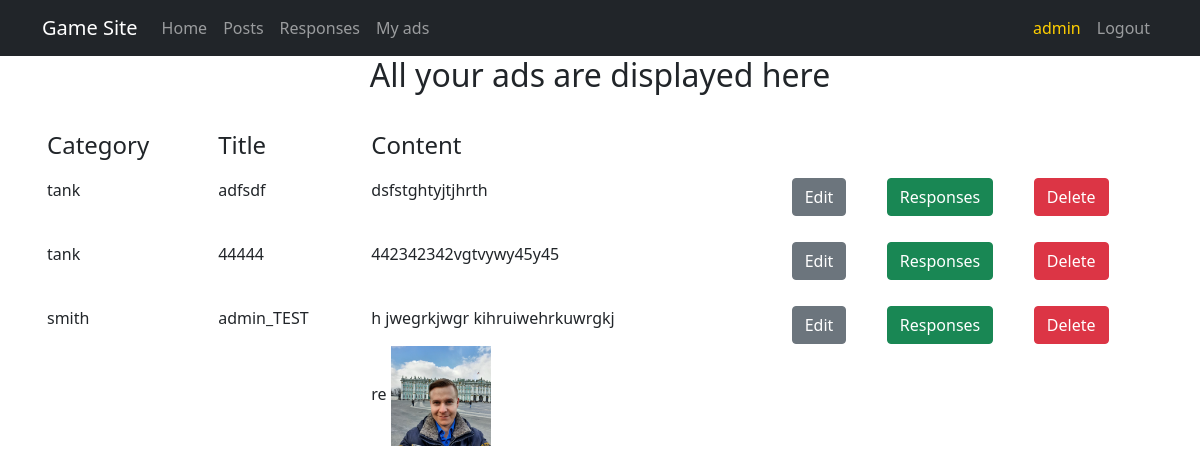
The page /profile/user_posts/ (signed in) on the database its author committed.
### ads/models.py (models this page shows, shortened)
class Post(models.Model):
    TYPE = (
        ('tank', 'Tanks'),
        ('heal', 'Heals'),
        ('dd', 'DD'),
        ('buyers', 'Merchants'),
        ('gildmaster', 'Gildmasters'),
        ('quest', 'Quest'),
        ('smith', 'Blacksmiths'),
        ('tanner', 'Tanners'),
        ('potion', 'Potions'),
        ('spellmaster', 'Spell masters'),
    )
    author = models.ForeignKey(User, on_delete=models.CASCADE, default=None, blank=True)
    title = models.CharField(max_length=64, unique=True)
    category = models.CharField(max_length=16, choices=TYPE, default='tank')
    content = RichTextUploadingField(blank=True, null=True)

### profile/views.py (the view)
# urls.py: path('user_posts/', UsersPostsView.as_view(), name='users_posts'),
class UsersPostsView(ListView):
    model = Post
    template_name = 'profile/user_posts.html'
    context_object_name = 'posts'
    ordering = ['-id']

### templates/profile/user_posts.html (shortened to what this page needs)
{% extends 'index.html' %}
{% block content %}
<h2 align="center">
    All your ads are displayed here
</h2>
<br>
<table width="100%">
    <thead>
    <th>
        <h4 align="left">Category</h4>
    </th>
    <th>
        <h4 align="left">Title</h4>
    </th>
    <th>
        <h4 align="left">Content</h4>
    </th>
    </thead>
    {% for post in posts %}
    {% if post.author == request.user %}
    <tr>
        <td align="left">
            {{ post.category }}
        </td>
        <td align="left">
            {{ post.title }}
        </td>
        <td align="left">
            {{ post.content|safe }}
        </td>
        <td>
            <p style="text-align: right">
                <button type="button" class="btn btn-secondary">
                    <a href="/add_post/{{post.id}}" style="color:white">Edit</a>
                </button>
            </p>
        </td>
        <td>
        <p style="text-align: center">
            <button type="button" class="btn btn-success">
                <a href="/profile/responses_for_post/{{post.id}}" style="color:white">Responses</a>
            </button>
        </p>
        </td>
        <td>
        <p style="text-align: left">
            <button type="button" class="btn btn-danger">
                <a href="/post_delete/{{post.id}}" style="color:white">Delete</a>
            </button>
        </p>
        </td>
    </tr>
    {% endif %}
    {% endfor %}
</table>
{% endblock %}

### templates/index.html (shortened to what this page needs)
<!DOCTYPE html>
<html lang="en">
<head>
    {% load static %}
    <link href="{% static 'css/styles.css'%}" rel="stylesheet"/>
</head>
<body>
<nav class="navbar navbar-expand-lg navbar-dark bg-dark static-top">
    <div class="container">
        <a class="navbar-brand" href="#">Game Site</a>
        <div class="collapse navbar-collapse" id="navbarResponsive">
            <ul class="navbar-nav mr-auto">
                <li class="nav-item">
                    <a class="nav-link" href="/">Home</a>
                </li>
                <li class="nav-item">
                    <a class="nav-link" href="/posts/">Posts</a>
                </li>
                {% if request.user.username %}
                <li class="nav-item">
                    <a class="nav-link" href="/responses/">Responses</a>
                </li>
                <li class="nav-item">
                    <a class="nav-link" href="/profile/user_posts/">My ads</a>
                </li>
                {% endif %}
            </ul>
        </div>
        <div class="col-4 d-flex justify-content-end align-items-center">
            <ul class="nav navbar-nav navbar-right">
                {% if request.user.username %}
                <li class="nav-item">
                    <a class="nav-link" href="/profile/">
                    <font color="ffcf00">{{ request.user.username }}</font>
                    </a>
                </li>
                <li class="nav-item">
                    <a class="nav-link" href="/accounts/logout/">Logout</a>
                </li>
                {% endif %}
            </ul>
        </div>
    </div>
</nav>
<div class="container">
    <div class="row">
        <div class="col-lg-12 text-center">
            {% block content %}{% endblock content %}
        </div>
    </div>
</div>
</body>
</html>

### templates/profile/user_posts.html (style rules this page uses)
a { text-decoration: none; }
td, th { padding: 5px; border: 1px; vertical-align: top; }

### rows shown on the page
Post: category "tank", title "adfsdf", content "dsfstghtyjtjhrth"
Post: category "tank", title "44444", content "442342342vgtvywy45y45"
Post: category "smith", title "admin_TEST", content "h jwegrkjwgr kihruiwehrkuwrgkj re", content (picture)

### other values the page prints
{{ request.user.username }} "admin"
